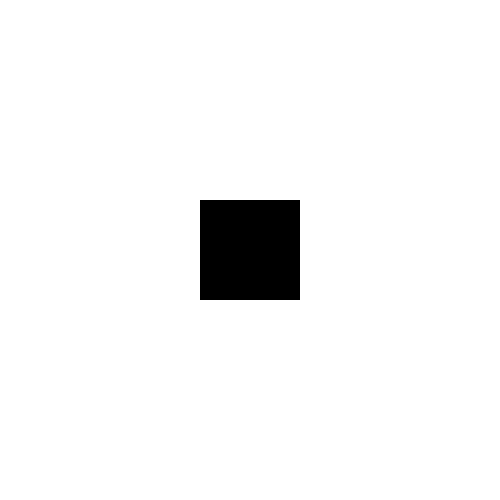
Frame 1 (no input)
Frame 60 (the mouse pressed at the canvas centre just before this capture): identical to frame 1, image omitted
Frame 120 (the mouse held since frame 60 and released just before this capture): identical to frame 1, image omitted

The Processing sketch that drew this single still picture (run headless with seeded random() and noise(); from frame 60 on, the mouse is pressed at the canvas centre):

// Processing sketch: dig_path
// ── dig_path.pde
/*  
 dig_path
 Game Building Blocks for Processing
 (c) 2013 Brad Tober [http://www.bradtober.com]
 Licensed under The MIT License
 */

PGraphics tempTrail;                                                                        // an invisible graphics layer
PGraphics trail;                                                                            // a graphics layer to display the dig path
int cursorDim = 100;                                                                        // width and height of dig cursor
int cursorX = 200;                                                                          // initial x position of dig cursor
int cursorY = 200;                                                                          // initial y position of dig cursor
int cursorInc = 20;                                                                         // number of pixels to move the cursor every time a key is pressed

void setup() {
  size(500, 500);
  noStroke();
  tempTrail = createGraphics(width, 300);
  trail = createGraphics(width, 300);
  trail.beginDraw();
  trail.noStroke();
  trail.fill(128);
  trail.endDraw();
  println("Use the left, right, and down arrows to dig a path.");
}

void draw() {
  background(255);
  trail.beginDraw();
  trail.rect(cursorX, cursorY, cursorDim, cursorDim);                                       // draw the dig path on the trail graphics layer
  trail.endDraw();
  image(trail, 0, 0);                                                                       // display the trail graphics layer
  fill(0);
  rect(cursorX, cursorY, cursorDim, cursorDim);                                             // draw the dig cursor
}

void keyPressed() {                                                                         // when a key is pressed
  if (key == CODED) {
    if (keyCode == DOWN) {                                                                  // if the down arrow is pressed
      copyPG(trail, tempTrail, 0);                                                          // copy the trail layer to the invisible tempTrail layer
      clearPG(trail);                                                                       // clear the trail layer
      copyPG(tempTrail, trail, cursorInc);                                                  // copy the tempTrail layer back to the trail layer, shifted upwards by cursorInc
      clearPG(tempTrail);                                                                   // clear the tempTrail layer
    }
    if (keyCode == LEFT) {                                                                  // if the left arrow is pressed
      cursorX -= cursorInc;                                                                 // move the cursor to the left
      if (cursorX < 0) {                                                                    // if the cursor moved off the left side of the window...
        cursorX += cursorInc;                                                               // ...move it back to the right
      } 
    }
    if (keyCode == RIGHT) {                                                                 // if the right arrow is pressed
      cursorX += cursorInc;                                                                 // move the cursor to the right
      if (cursorX + cursorDim > width) {                                                    // if the cursor moved off the right side of the window...
        cursorX -= cursorInc;                                                               // ...move it back to the left
      } 
    }  
  }
}

void clearPG(PGraphics graphics) { // we need this function for ProcessingJS compatibility, as PJS doesn't have clear()
  graphics.loadPixels();
  for (int i = 0; i < graphics.width * graphics.height; i++) {
    graphics.pixels[i] = 0;
  }
  graphics.updatePixels();
}

void copyPG(PGraphics source, PGraphics dest, int offset) { // we need this function for ProcessingJS compatibility, as copy() is messed up in PJS
  source.loadPixels();
  dest.loadPixels();
  for (int i = 0; i < (source.width * source.height) - (source.width * offset); i++) {
    dest.pixels[i] = source.pixels[(offset * source.width) + i];
  }
  dest.updatePixels();
}
